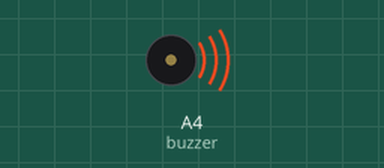
Recording of a sketch running on a simulated Arduino Uno, built with avr-gcc and run on an emulated ATmega328P. On the bench: buzzer (waves = sounding).

Above: at 0.1 s.
At 38.76 s:
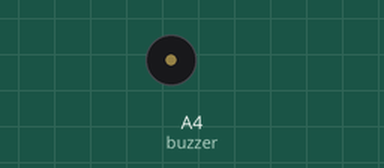
Timing chart, 0 to 40.0 s (numbered marks = the images above):
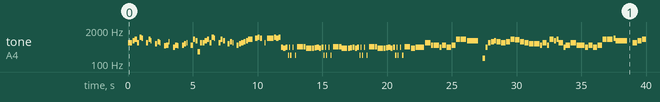

The sketch:

__.ino
```cpp
// 機動戦士ガンダム 水星の魔女 OP 祝福 (FULL version)

#include <avr/pgmspace.h>
#define NOTE_B0  31
#define NOTE_C1  33
#define NOTE_CS1 35
#define NOTE_D1  37
#define NOTE_DS1 39
#define NOTE_E1  41
#define NOTE_F1  44
#define NOTE_FS1 46
#define NOTE_G1  49
#define NOTE_GS1 52
#define NOTE_A1  55
#define NOTE_AS1 58
#define NOTE_B1  62
#define NOTE_C2  65
#define NOTE_CS2 69
#define NOTE_D2  73
#define NOTE_DS2 78
#define NOTE_E2  82
#define NOTE_F2  87
#define NOTE_FS2 93
#define NOTE_G2  98
#define NOTE_GS2 104
#define NOTE_A2  110
#define NOTE_AS2 117
#define NOTE_B2  123
#define NOTE_C3  131
#define NOTE_CS3 139
#define NOTE_D3  147
#define NOTE_DS3 156
#define NOTE_E3  165
#define NOTE_F3  175
#define NOTE_FS3 185
#define NOTE_G3  196
#define NOTE_GS3 208
#define NOTE_A3  220
#define NOTE_AS3 233
#define NOTE_B3  247
#define NOTE_C4  262
#define NOTE_CS4 277
#define NOTE_D4  294
#define NOTE_DS4 311
#define NOTE_E4  330
#define NOTE_F4  349
#define NOTE_FS4 370
#define NOTE_G4  392
#define NOTE_GS4 415
#define NOTE_A4  440
#define NOTE_AS4 466
#define NOTE_B4  494
#define NOTE_C5  523
#define NOTE_CS5 554
#define NOTE_D5  587
#define NOTE_DS5 622
#define NOTE_E5  659
#define NOTE_F5  698
#define NOTE_FS5 740
#define NOTE_G5  784
#define NOTE_GS5 831
#define NOTE_A5  880
#define NOTE_AS5 932
#define NOTE_B5  988
#define NOTE_C6  1047
#define NOTE_CS6 1109
#define NOTE_D6  1175
#define NOTE_DS6 1245
#define NOTE_E6  1319
#define NOTE_F6  1397
#define NOTE_FS6 1480
#define NOTE_G6  1568
#define NOTE_GS6 1661
#define NOTE_A6  1760
#define NOTE_AS6 1865
#define NOTE_B6  1976
#define NOTE_C7  2093
#define NOTE_CS7 2217
#define NOTE_D7  2349
#define NOTE_DS7 2489
#define NOTE_E7  2637
#define NOTE_F7  2794
#define NOTE_FS7 2960
#define NOTE_G7  3136
#define NOTE_GS7 3322
#define NOTE_A7  3520
#define NOTE_AS7 3729
#define NOTE_B7  3951
#define NOTE_C8  4186
#define NOTE_CS8 4435
#define NOTE_D8  4699
#define NOTE_DS8 4978
#define NOTE_E8  5274
#define NOTE_F8  5588
#define NOTE_FS8 5920
#define NOTE_G8  6272
#define NOTE_GS8 6645
#define NOTE_A8  7074
#define NOTE_AS8 7459
#define NOTE_B8  7902
#define REST 0

int tempo = 84;
int tempo1 = 83;
int tempo2 = 85;
int tempo3 = 82;
int tempo4 = 86;
int buzzer = A4;

const int melody1[] PROGMEM = {
//慢
NOTE_E5,16,NOTE_E5,16,NOTE_G5,16,NOTE_A5,16,NOTE_E5,16,NOTE_C6,16,NOTE_B5,32,REST,12,
NOTE_E5,16,NOTE_A5,16,NOTE_G5,32,REST,12,NOTE_D5,16,NOTE_F5,16,NOTE_E5,32,REST,12,NOTE_B4,16,NOTE_C5,16,NOTE_F5,32,REST,12,
NOTE_A4,16,NOTE_C5,16,NOTE_B4,32,REST,12,NOTE_C5,16,NOTE_D5,16,NOTE_E5,32,REST,12,NOTE_C5,16,NOTE_A5,16,NOTE_G5,16,NOTE_D4,16,
NOTE_E5,16,NOTE_E5,16,NOTE_G5,16,NOTE_A5,16,NOTE_E5,16,NOTE_C6,16,NOTE_B5,32,REST,12,
NOTE_E5,16,NOTE_A5,16,NOTE_G5,16,REST,16,NOTE_D5,16,NOTE_F5,16,NOTE_E5,32,REST,12,
NOTE_C5,16,NOTE_D5,16,NOTE_E5,16,NOTE_F5,16,NOTE_G5,16,NOTE_A5,16,NOTE_A5,16,REST,16,NOTE_B5,16,NOTE_C6,16,NOTE_B5,16,REST,16,
NOTE_E5,32,REST,32,NOTE_B5,16,NOTE_B5,16,NOTE_B5,16,NOTE_C6,16,NOTE_B5,16,NOTE_C6,16,
NOTE_A4,16,NOTE_G4,16,NOTE_A4,16,NOTE_A3,32,NOTE_A4,32,NOTE_A3,32,REST,32,NOTE_A4,32,REST,32,NOTE_A3,32,REST,32,NOTE_AS4,6,NOTE_AS4,16,NOTE_G4,6,NOTE_G4,16,NOTE_GS4,16,
NOTE_A4,16,NOTE_G4,16,NOTE_A4,16,NOTE_A3,32,NOTE_A4,32,NOTE_A3,32,REST,32,NOTE_A4,32,REST,32,NOTE_A3,32,REST,32,NOTE_AS4,6,NOTE_AS4,16,NOTE_G4,6,NOTE_G4,16,NOTE_GS4,16,
NOTE_A4,16,NOTE_G4,16,NOTE_A4,16,NOTE_A3,32,NOTE_A4,32,NOTE_A3,32,REST,32,NOTE_A4,32,REST,32,NOTE_A3,32,REST,32,NOTE_AS4,6,NOTE_AS4,16,NOTE_G4,6,NOTE_G4,16,NOTE_GS4,16,
NOTE_A4,16,NOTE_G4,16,NOTE_A4,16,NOTE_A3,32,NOTE_A4,32,NOTE_A3,32,REST,32,NOTE_A4,32,REST,32,NOTE_A3,32,REST,32,NOTE_AS4,6,NOTE_G4,8,NOTE_A4,4,
NOTE_E5,6,NOTE_C5,16,NOTE_C5,6,NOTE_A4,16,NOTE_C5,8,NOTE_A4,8,NOTE_C5,8,NOTE_A5,8,NOTE_A5,6,NOTE_G5,3,REST,12,NOTE_E3,12,NOTE_A4,16,
NOTE_E5,12,NOTE_F5,12,NOTE_G5,16,NOTE_F5,8,NOTE_E5,8,NOTE_F5,8,NOTE_A5,8,NOTE_GS5,8,NOTE_F5,8,NOTE_E5,8,NOTE_D5,8,NOTE_D5,6,
NOTE_C5,16,NOTE_E5,8,NOTE_C5,16,NOTE_A5,8,NOTE_G5,16,NOTE_A5,16,NOTE_E5,8,NOTE_A4,16,
NOTE_C5,8,NOTE_E5,6,NOTE_C5,16,NOTE_C5,6,NOTE_A4,12,NOTE_C5,8,NOTE_A4,8,NOTE_C5,8,NOTE_A5,8,NOTE_A5,6,NOTE_B5,16,NOTE_G5,3,REST,8,
NOTE_E5,8,NOTE_G5,8,NOTE_A5,8,NOTE_F5,8,NOTE_E5,8,NOTE_D5,8,NOTE_C5,8,NOTE_B4,8,NOTE_A4,8,REST,16,NOTE_B4,15,NOTE_B4,6,NOTE_C5,16,NOTE_C5,8,REST,8,
};
const int melody2[] PROGMEM = {
//正常
NOTE_F4,16,NOTE_C5,16,NOTE_C5,16,NOTE_C5,16,NOTE_C5,16,NOTE_D5,16,NOTE_E5,16,NOTE_G5,16,NOTE_A5,16,NOTE_E5,16,NOTE_C6,16,NOTE_B5,32,REST,12,
NOTE_E5,16,NOTE_A5,16,NOTE_G5,32,REST,12,NOTE_D5,16,NOTE_F5,16,NOTE_E5,32,REST,12,NOTE_B4,16,NOTE_C5,16,NOTE_F5,32,REST,12,
NOTE_A4,16,NOTE_C5,16,NOTE_B4,32,REST,12,NOTE_C5,16,NOTE_D5,16,NOTE_G5,16,REST,16,NOTE_G4,16,NOTE_AS4,16,NOTE_A4,16,REST,16,
NOTE_E5,16,NOTE_E5,16,NOTE_G5,16,NOTE_A5,16,NOTE_E5,16,NOTE_C6,16,NOTE_B5,16,REST,16,NOTE_E5,16,NOTE_A5,16,NOTE_G5,16,REST,16,
NOTE_D5,16,NOTE_F5,16,NOTE_E5,16,REST,16,NOTE_F5,16,NOTE_G5,16,NOTE_A5,8,NOTE_A5,16,NOTE_A5,16,NOTE_A5,16,NOTE_A5,16,
};

const int melody3[] PROGMEM = {
//快
NOTE_B5,16,NOTE_C6,16,NOTE_B5,12,
NOTE_A4,16,NOTE_B4,16,NOTE_D5,16,NOTE_G5,16,NOTE_FS5,16,NOTE_G5,16,NOTE_A5,16,NOTE_B5,8,NOTE_E6,16,NOTE_E6,8,
NOTE_B5,16,NOTE_B5,16,NOTE_B5,8,NOTE_A5,8,NOTE_A5,16,NOTE_A5,16,NOTE_G5,16,NOTE_FS5,16,NOTE_G5,16,NOTE_A5,8,NOTE_D6,16,NOTE_D6,8,
NOTE_FS5,16,NOTE_FS5,16,NOTE_FS5,8,NOTE_E5,16,NOTE_G5,8,NOTE_G5,16,NOTE_FS5,16,NOTE_G5,16,NOTE_A5,16,NOTE_B5,8,
NOTE_E6,16,NOTE_E6,8,NOTE_B5,16,NOTE_B5,16,NOTE_B5,8,NOTE_A5,8,NOTE_B4,16,NOTE_D5,16,NOTE_B4,16,NOTE_D5,16,NOTE_FS5,16,NOTE_FS5,16,NOTE_G5,16,NOTE_FS5,16,
NOTE_D5,8,NOTE_D5,16,NOTE_E5,16,NOTE_A4,8,NOTE_B4,16,NOTE_B4,8,
NOTE_G5,16,NOTE_FS5,16,NOTE_G5,16,NOTE_A5,16,NOTE_B5,8,NOTE_E6,16,NOTE_E6,8,NOTE_B5,16,NOTE_B5,16,NOTE_B5,8,NOTE_A5,8,NOTE_A5,16,NOTE_A5,16,
NOTE_G5,16,NOTE_FS5,16,NOTE_G5,16,NOTE_A5,8,NOTE_D5,8,NOTE_A5,8,NOTE_D6,8,NOTE_C6,8,NOTE_B5,8,NOTE_A5,8,NOTE_B5,8,NOTE_E5,8,NOTE_B5,8,NOTE_E5,8,
NOTE_B5,16,NOTE_A5,16,REST,16,NOTE_D5,16,NOTE_FS5,16,NOTE_FS5,16,NOTE_FS5,16,NOTE_G5,16,NOTE_FS5,16,NOTE_G5,16,
};

const int melody4[] PROGMEM = {
//正常
NOTE_E4,16,NOTE_D4,16,NOTE_E4,16,NOTE_E3,32,NOTE_E4,32,NOTE_E3,32,REST,32,NOTE_E4,32,REST,32,NOTE_E3,32,REST,32,NOTE_F4,8,NOTE_F4,32,REST,32,NOTE_F4,32,REST,32,NOTE_D4,6,NOTE_D4,16,NOTE_DS4,16,
NOTE_E4,16,NOTE_D4,16,NOTE_E4,16,NOTE_E3,32,NOTE_E4,32,NOTE_E3,32,REST,32,NOTE_E4,32,REST,32,NOTE_E3,32,REST,32,NOTE_F4,8,NOTE_F4,32,REST,32,NOTE_F4,32,REST,32,NOTE_D4,6,NOTE_D4,16,NOTE_DS4,16,
NOTE_E4,16,NOTE_D4,16,NOTE_E4,16,NOTE_E3,32,NOTE_E4,32,NOTE_E3,32,REST,32,NOTE_E4,32,REST,32,NOTE_E3,32,REST,32,NOTE_F4,8,NOTE_F4,32,REST,32,NOTE_F4,32,REST,32,NOTE_D4,6,NOTE_D4,16,NOTE_DS4,16,
NOTE_E4,16,NOTE_D4,16,NOTE_E4,32,REST,32,NOTE_E3,32,NOTE_E4,32,NOTE_E3,32,NOTE_E4,32,REST,32,NOTE_E3,32,REST,32,
};

const int melody5[] PROGMEM = {
//慢慢
NOTE_F4,8,NOTE_B4,16,NOTE_B4,16,NOTE_B4,16,NOTE_B4,16,NOTE_B4,16,NOTE_B4,16,NOTE_B4,16,NOTE_B4,12,NOTE_A4,12,
NOTE_B4,8,NOTE_B4,16,NOTE_B4,16,NOTE_B4,16,NOTE_B4,12,NOTE_A4,12,
NOTE_B4,8,NOTE_B4,16,NOTE_B4,16,NOTE_B4,16,NOTE_B4,16,NOTE_B4,16,NOTE_B4,16,NOTE_B4,16,NOTE_B4,12,NOTE_B4,12,
NOTE_C5,16,NOTE_B4,12,NOTE_A4,12,NOTE_B4,8,NOTE_B4,16,NOTE_B4,16,NOTE_B4,16,NOTE_B4,12,NOTE_A4,12,NOTE_B4,8,
NOTE_B4,16,NOTE_B4,16,NOTE_C5,16,NOTE_B4,12,NOTE_A4,12,NOTE_B4,8,
NOTE_B4,16,NOTE_B4,16,NOTE_B4,16,NOTE_B4,16,NOTE_A4,16,NOTE_B4,16,NOTE_A4,16,NOTE_B4,16,NOTE_A4,16,NOTE_B4,16,NOTE_C5,16,
};

const int melody6[] PROGMEM = {
//快快
NOTE_B4,8,
NOTE_E5,8,NOTE_G5,8,NOTE_A5,8,NOTE_B5,16,NOTE_E5,16,NOTE_G5,16,NOTE_B5,16,NOTE_A5,8,NOTE_G5,16,NOTE_FS5,8,NOTE_B4,16,NOTE_A4,16,NOTE_B4,16,REST,16,
NOTE_B4,16,NOTE_B4,16,NOTE_D5,16,NOTE_E5,16,NOTE_FS5,16,NOTE_G5,16,NOTE_A5,16,NOTE_FS5,8,NOTE_E5,16,NOTE_D5,8,NOTE_B4,16,NOTE_A4,16,NOTE_B4,16,REST,16,
NOTE_E5,16,NOTE_G5,16,NOTE_A5,16,NOTE_B5,16,NOTE_E5,16,NOTE_G5,16,NOTE_B5,16,NOTE_A5,8,NOTE_G5,16,NOTE_FS5,8,NOTE_B4,16,NOTE_A4,16,NOTE_B4,16,REST,16,
};

const int melody7[] PROGMEM = {
//正常
NOTE_B4,16,NOTE_D5,16,NOTE_E5,16,NOTE_G5,16,NOTE_E5,16,NOTE_G5,16,NOTE_E5,16,NOTE_G5,16,NOTE_A5,16,NOTE_B5,16,NOTE_C6,8,NOTE_D6,16,
NOTE_B5,4,REST,8,NOTE_B2,4,
NOTE_G5,8,NOTE_A5,8,NOTE_B5,6,NOTE_B5,16,NOTE_E6,8,NOTE_B5,16,NOTE_B5,8,NOTE_A5,16,NOTE_A5,8,NOTE_FS4,8,NOTE_G4,8,NOTE_A4,6,NOTE_A4,16,NOTE_D5,8,
NOTE_FS4,16,NOTE_FS4,8,NOTE_G4,16,NOTE_G4,8,NOTE_E5,8,NOTE_FS5,8,NOTE_G5,6,NOTE_G5,16,NOTE_C6,8,NOTE_G5,16,NOTE_G5,8,NOTE_FS5,16,NOTE_FS5,8,
NOTE_G4,8,NOTE_A4,8,NOTE_B4,8,NOTE_A4,8,NOTE_B4,8,NOTE_D5,8,NOTE_E5,8,NOTE_D5,8,NOTE_D4,64,NOTE_G4,64,NOTE_B4,12,NOTE_A4,8,
};

const int melody8[] PROGMEM = {
//快快
NOTE_B5,8,REST,16,NOTE_B5,16,NOTE_E6,8,NOTE_B5,16,NOTE_B5,8,NOTE_A5,8,NOTE_A5,16,NOTE_A5,16,NOTE_G5,16,NOTE_FS5,16,NOTE_G5,16,
NOTE_A5,8,NOTE_D5,8,NOTE_A5,8,NOTE_D6,8,NOTE_C6,8,NOTE_B5,8,NOTE_A5,8,NOTE_B5,8,NOTE_E5,8,REST,16,
NOTE_D5,16,NOTE_E5,16,NOTE_FS5,16,NOTE_G5,16,NOTE_A5,16,NOTE_G5,8,REST,16,NOTE_E5,16,NOTE_G5,16,NOTE_A5,16,NOTE_B5,16,NOTE_C6,16,NOTE_B5,4,NOTE_E6,6,NOTE_DS6,4,
};

const int melody9[] PROGMEM = {
//快
NOTE_DS5,16,NOTE_GS5,16,NOTE_G5,16,NOTE_GS5,16,NOTE_AS5,16,NOTE_C6,8,NOTE_F6,16,NOTE_F6,8,NOTE_C6,8,NOTE_C6,8,NOTE_AS5,16,NOTE_AS5,8,NOTE_AS5,16,
NOTE_GS5,16,NOTE_G5,16,NOTE_GS5,16,NOTE_AS5,8,NOTE_DS6,16,NOTE_DS6,8,NOTE_G5,16,NOTE_G5,16,NOTE_G5,8,NOTE_F5,16,NOTE_GS5,8,NOTE_GS5,16,NOTE_G5,16,NOTE_GS5,16,NOTE_AS5,16,
NOTE_C6,8,NOTE_F6,16,NOTE_F6,8,NOTE_C6,16,NOTE_C6,16,NOTE_C6,8,NOTE_AS5,8,NOTE_C5,16,NOTE_DS5,16,NOTE_C5,16,NOTE_DS5,16,NOTE_G5,16,NOTE_G5,16,NOTE_GS5,16,NOTE_G5,16,NOTE_DS5,8,NOTE_DS5,16,NOTE_F5,16,NOTE_AS4,8,NOTE_C5,16,NOTE_C5,8,
NOTE_GS5,16,NOTE_G5,16,NOTE_GS5,16,NOTE_AS5,16,NOTE_C6,8,NOTE_F6,16,NOTE_F6,8,NOTE_C6,16,NOTE_C6,16,NOTE_C6,8,NOTE_AS5,8,NOTE_AS5,16,NOTE_AS5,16,NOTE_GS5,16,NOTE_G5,16,NOTE_GS5,16,
NOTE_AS5,8,NOTE_DS5,8,NOTE_AS5,8,NOTE_DS6,8,NOTE_CS6,8,NOTE_C6,8,NOTE_AS5,8,NOTE_GS5,8,NOTE_F5,4,NOTE_C6,6,NOTE_AS5,16,REST,12,
NOTE_DS5,16,NOTE_GS5,16,NOTE_G5,8,NOTE_GS5,16,NOTE_AS5,16,NOTE_AS5,16,
NOTE_GS5,8,NOTE_AS4,8,NOTE_C5,8,NOTE_F5,8,NOTE_C5,4,NOTE_B4,12,NOTE_AS4,12,NOTE_GS4,16,NOTE_AS4,8,NOTE_GS4,8,NOTE_AS4,8,NOTE_DS5,8,
NOTE_F4,8,NOTE_C5,8,NOTE_DS5,8,NOTE_F5,8,NOTE_C5,8,NOTE_F4,8,NOTE_GS5,8,NOTE_F5,8,NOTE_E5,8,NOTE_AS4,8,NOTE_C5,8,NOTE_G5,8,NOTE_GS5,8,NOTE_G5,8,NOTE_DS5,8,NOTE_AS4,8,NOTE_C5,8,
NOTE_DS5,16,NOTE_DS5,16,NOTE_GS5,16,NOTE_G5,16,NOTE_GS5,16,NOTE_AS5,16,NOTE_C6,8,NOTE_F6,16,NOTE_F6,8,NOTE_C6,16,NOTE_C6,16,
NOTE_AS5,8,NOTE_AS5,16,NOTE_AS5,16,NOTE_C6,16,NOTE_AS5,16,NOTE_GS5,16,NOTE_G5,16,NOTE_GS5,16,
NOTE_AS5,8,NOTE_DS5,8,NOTE_AS5,8,NOTE_DS6,8,NOTE_CS6,8,NOTE_C6,8,NOTE_AS5,8,NOTE_GS5,8,NOTE_F5,8,NOTE_C6,8,NOTE_F5,8,NOTE_C6,8,NOTE_DS6,8,
NOTE_GS5,8,NOTE_G5,8,NOTE_GS5,8,NOTE_AS5,4,NOTE_CS6,4,NOTE_C6,8,NOTE_AS4,8,NOTE_DS5,8,NOTE_G4,8,NOTE_F5,8,NOTE_C6,8,NOTE_F5,8,NOTE_C6,16,NOTE_AS5,16,REST,16,
NOTE_DS5,16,NOTE_G5,16,NOTE_G5,16,NOTE_G5,16,NOTE_GS5,16,NOTE_G5,16,NOTE_GS5,16,
};

const int melody10[] PROGMEM = {
//正常
NOTE_F4,16,NOTE_DS4,16,NOTE_F4,16,NOTE_F3,32,NOTE_F4,32,NOTE_F3,32,NOTE_F4,32,REST,32,NOTE_F3,32,REST,32,
NOTE_FS4,8,NOTE_FS4,32,REST,32,NOTE_FS4,32,REST,32,NOTE_DS4,6,NOTE_DS4,16,NOTE_E4,16,
NOTE_F4,16,NOTE_DS4,16,NOTE_F4,16,NOTE_F3,32,NOTE_F4,32,NOTE_F3,32,REST,32,NOTE_F4,32,REST,32,NOTE_F3,32,REST,32,
NOTE_FS4,8,NOTE_FS4,32,REST,32,NOTE_FS4,32,REST,32,NOTE_DS4,6,NOTE_DS4,16,NOTE_E4,16,
NOTE_F4,16,NOTE_DS4,16,NOTE_F4,16,NOTE_F3,32,NOTE_F4,32,NOTE_F3,32,REST,32,NOTE_F4,32,REST,32,NOTE_F3,32,REST,32,
NOTE_FS4,8,NOTE_FS4,32,REST,32,NOTE_FS4,32,REST,32,NOTE_DS4,6,NOTE_DS4,16,NOTE_E4,16,
NOTE_F5,16,NOTE_DS5,16,NOTE_F5,16,NOTE_F3,32,NOTE_F4,32,NOTE_F3,32,REST,32,NOTE_F4,32,REST,32,NOTE_F3,32,REST,32,
NOTE_FS5,8,NOTE_FS5,32,REST,32,NOTE_FS5,32,REST,32,NOTE_DS5,6,NOTE_DS5,16,NOTE_E5,16,
};

int notes1 = sizeof(melody1) / sizeof(melody1[0]) / 2;
int notes2 = sizeof(melody2) / sizeof(melody2[0]) / 2;
int notes3 = sizeof(melody3) / sizeof(melody3[0]) / 2;
int notes4 = sizeof(melody4) / sizeof(melody4[0]) / 2;
int notes5 = sizeof(melody5) / sizeof(melody5[0]) / 2;
int notes6 = sizeof(melody6) / sizeof(melody6[0]) / 2;
int notes7 = sizeof(melody7) / sizeof(melody7[0]) / 2;
int notes8 = sizeof(melody8) / sizeof(melody8[0]) / 2;
int notes9 = sizeof(melody9) / sizeof(melody9[0]) / 2;
int notes10 = sizeof(melody10) / sizeof(melody10[0]) / 2;
int wholenote = (60000 * 4) / tempo;   //正常
int wholenote1 = (60000 * 4) / tempo1; //慢
int wholenote2 = (60000 * 4) / tempo2; //快
int wholenote3 = (60000 * 4) / tempo3; //慢慢
int wholenote4 = (60000 * 4) / tempo4; //快快

void playMelody(const int melody[], int notes, int wholenote) {
  for (int thisNote = 0; thisNote < notes * 2; thisNote += 2) {

    int pitch = pgm_read_word(&melody[thisNote]);
    int divider = pgm_read_word(&melody[thisNote + 1]);

    int noteDuration;

    if (divider > 0) {
      // 正常音符
      noteDuration = wholenote / divider;
    } else {
      // 負音符（1.5倍）
      noteDuration = wholenote / abs(divider);
      noteDuration = noteDuration * 1.5;
    }

    tone(buzzer, pitch, noteDuration * 0.9);
    delay(noteDuration);
    noTone(buzzer);
  }
}

void setup() {
  playMelody(melody1, notes1, wholenote1);
  playMelody(melody2, notes2, wholenote);
  playMelody(melody3, notes3, wholenote2);
  playMelody(melody4, notes4, wholenote);
  playMelody(melody5, notes5, wholenote3);
  playMelody(melody6, notes6, wholenote4);
  playMelody(melody7, notes7, wholenote);
  playMelody(melody8, notes8, wholenote4);
  playMelody(melody9, notes9, wholenote2);
  playMelody(melody10, notes10, wholenote);
}
void loop()
{
}
```

Measured:
- by itself, tone on A4 (buzzer): plays 659 Hz for 0.16 s, 659 Hz for 0.16 s, 784 Hz for 0.16 s, 880 Hz for 0.16 s, 659 Hz for 0.16 s, 1047 Hz for 0.16 s … (153 notes in this stretch)
